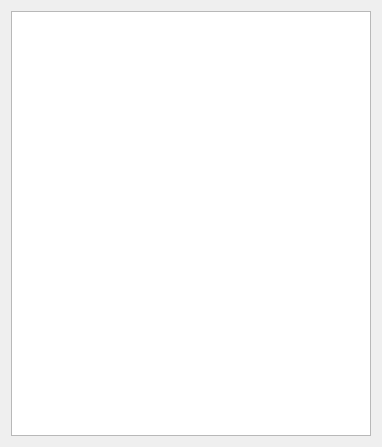
<?xml version="1.0" encoding="UTF-8"?>
<ui version="4.0">
 <class>OnlineUser</class>
 <widget class="QWidget" name="OnlineUser">
  <property name="geometry">
   <rect>
    <x>0</x>
    <y>0</y>
    <width>382</width>
    <height>447</height>
   </rect>
  </property>
  <property name="windowTitle">
   <string>在线用户</string>
  </property>
  <property name="windowIcon">
   <iconset>
    <normaloff>C:/Users/86187/Pictures/Saved Pictures/在线用户.png</normaloff>C:/Users/86187/Pictures/Saved Pictures/在线用户.png</iconset>
  </property>
  <layout class="QHBoxLayout" name="horizontalLayout">
   <item>
    <widget class="QListWidget" name="listWidget"/>
   </item>
  </layout>
 </widget>
 <resources/>
 <connections/>
</ui>
